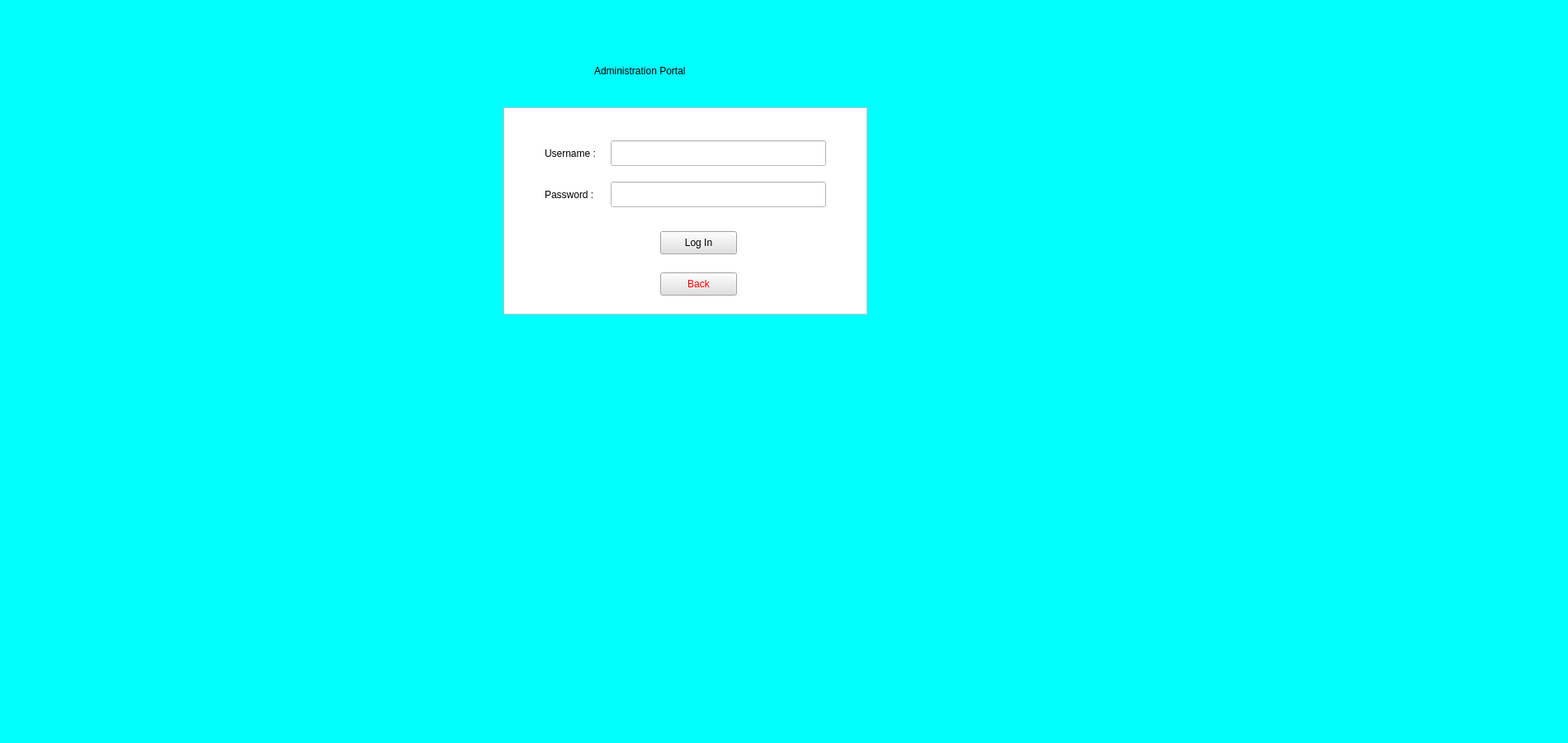
<?xml version="1.0" encoding="UTF-8"?>
<ui version="4.0">
 <class>UMS</class>
 <widget class="QMainWindow" name="UMS">
  <property name="enabled">
   <bool>true</bool>
  </property>
  <property name="geometry">
   <rect>
    <x>0</x>
    <y>0</y>
    <width>1900</width>
    <height>900</height>
   </rect>
  </property>
  <property name="windowTitle">
   <string>UMS</string>
  </property>
  <widget class="QWidget" name="centralwidget">
   <property name="maximumSize">
    <size>
     <width>16777215</width>
     <height>900</height>
    </size>
   </property>
   <property name="styleSheet">
    <string notr="true"/>
   </property>
   <widget class="QStackedWidget" name="stackedWidget">
    <property name="geometry">
     <rect>
      <x>0</x>
      <y>0</y>
      <width>1900</width>
      <height>900</height>
     </rect>
    </property>
    <property name="styleSheet">
     <string notr="true">background-color: rgb(0, 255, 255);</string>
    </property>
    <property name="currentIndex">
     <number>1</number>
    </property>
    <widget class="QWidget" name="page">
     <widget class="QLabel" name="label">
      <property name="geometry">
       <rect>
        <x>550</x>
        <y>80</y>
        <width>651</width>
        <height>81</height>
       </rect>
      </property>
      <property name="styleSheet">
       <string notr="true">font: 18pt &quot;Centaur&quot;;</string>
      </property>
      <property name="text">
       <string>Shanto Mariam University of Creative Technology </string>
      </property>
     </widget>
     <widget class="QPushButton" name="pushButton">
      <property name="geometry">
       <rect>
        <x>670</x>
        <y>230</y>
        <width>191</width>
        <height>41</height>
       </rect>
      </property>
      <property name="styleSheet">
       <string notr="true">color: rgb(0, 85, 255);
background-color: rgb(225, 225, 225);</string>
      </property>
      <property name="text">
       <string>Administration Log In</string>
      </property>
     </widget>
     <widget class="QPushButton" name="pushButton_2">
      <property name="geometry">
       <rect>
        <x>670</x>
        <y>310</y>
        <width>191</width>
        <height>41</height>
       </rect>
      </property>
      <property name="styleSheet">
       <string notr="true">color: rgb(0, 85, 255);
background-color: rgb(225, 225, 225);</string>
      </property>
      <property name="text">
       <string>Student Log In</string>
      </property>
     </widget>
     <widget class="QPushButton" name="pushButton_3">
      <property name="geometry">
       <rect>
        <x>670</x>
        <y>380</y>
        <width>191</width>
        <height>41</height>
       </rect>
      </property>
      <property name="styleSheet">
       <string notr="true">color: rgb(255, 0, 0);
background-color: rgb(225, 225, 225);</string>
      </property>
      <property name="text">
       <string>Exit</string>
      </property>
     </widget>
     <widget class="QGraphicsView" name="graphicsView">
      <property name="geometry">
       <rect>
        <x>610</x>
        <y>190</y>
        <width>301</width>
        <height>341</height>
       </rect>
      </property>
      <property name="styleSheet">
       <string notr="true">background-color: rgb(255, 255, 255);</string>
      </property>
     </widget>
     <zorder>graphicsView</zorder>
     <zorder>label</zorder>
     <zorder>pushButton</zorder>
     <zorder>pushButton_2</zorder>
     <zorder>pushButton_3</zorder>
    </widget>
    <widget class="QWidget" name="page_2">
     <widget class="QLabel" name="label_2">
      <property name="geometry">
       <rect>
        <x>720</x>
        <y>50</y>
        <width>281</width>
        <height>71</height>
       </rect>
      </property>
      <property name="styleSheet">
       <string notr="true">font: 75 18pt &quot;MS Shell Dlg 2&quot;;</string>
      </property>
      <property name="text">
       <string>Administration Portal</string>
      </property>
     </widget>
     <widget class="QLineEdit" name="lineEdit">
      <property name="geometry">
       <rect>
        <x>740</x>
        <y>170</y>
        <width>261</width>
        <height>31</height>
       </rect>
      </property>
      <property name="whatsThis">
       <string>&lt;html&gt;&lt;head/&gt;&lt;body&gt;&lt;p&gt;Enter User name&lt;/p&gt;&lt;/body&gt;&lt;/html&gt;</string>
      </property>
      <property name="styleSheet">
       <string notr="true">background-color: rgb(255, 255, 255);</string>
      </property>
      <property name="text">
       <string/>
      </property>
     </widget>
     <widget class="QLabel" name="label_3">
      <property name="geometry">
       <rect>
        <x>660</x>
        <y>150</y>
        <width>81</width>
        <height>71</height>
       </rect>
      </property>
      <property name="styleSheet">
       <string notr="true">font: 75 8pt &quot;MS Shell Dlg 2&quot;;
background-color: rgb(255, 255, 255);</string>
      </property>
      <property name="text">
       <string>Username :</string>
      </property>
     </widget>
     <widget class="QGraphicsView" name="graphicsView_2">
      <property name="geometry">
       <rect>
        <x>610</x>
        <y>130</y>
        <width>441</width>
        <height>251</height>
       </rect>
      </property>
      <property name="styleSheet">
       <string notr="true">background-color: rgb(255, 255, 255);</string>
      </property>
     </widget>
     <widget class="QLabel" name="label_4">
      <property name="geometry">
       <rect>
        <x>660</x>
        <y>200</y>
        <width>81</width>
        <height>71</height>
       </rect>
      </property>
      <property name="styleSheet">
       <string notr="true">font: 75 8pt &quot;MS Shell Dlg 2&quot;;
background-color: rgb(255, 255, 255);</string>
      </property>
      <property name="text">
       <string>Password : </string>
      </property>
     </widget>
     <widget class="QLineEdit" name="lineEdit_2">
      <property name="geometry">
       <rect>
        <x>740</x>
        <y>220</y>
        <width>261</width>
        <height>31</height>
       </rect>
      </property>
      <property name="styleSheet">
       <string notr="true">background-color: rgb(255, 255, 255);</string>
      </property>
      <property name="text">
       <string/>
      </property>
     </widget>
     <widget class="QPushButton" name="pushButton_4">
      <property name="geometry">
       <rect>
        <x>800</x>
        <y>280</y>
        <width>93</width>
        <height>28</height>
       </rect>
      </property>
      <property name="styleSheet">
       <string notr="true">background-color: rgb(225, 225, 225);</string>
      </property>
      <property name="text">
       <string>Log In</string>
      </property>
     </widget>
     <widget class="QPushButton" name="pushButton_7">
      <property name="geometry">
       <rect>
        <x>800</x>
        <y>330</y>
        <width>93</width>
        <height>28</height>
       </rect>
      </property>
      <property name="styleSheet">
       <string notr="true">color: rgb(255, 0, 0);
background-color: rgb(225, 225, 225);</string>
      </property>
      <property name="text">
       <string>Back</string>
      </property>
     </widget>
     <zorder>graphicsView_2</zorder>
     <zorder>label_2</zorder>
     <zorder>label_3</zorder>
     <zorder>lineEdit</zorder>
     <zorder>label_4</zorder>
     <zorder>lineEdit_2</zorder>
     <zorder>pushButton_4</zorder>
     <zorder>pushButton_7</zorder>
    </widget>
    <widget class="QWidget" name="page_3">
     <widget class="QLabel" name="label_5">
      <property name="geometry">
       <rect>
        <x>450</x>
        <y>30</y>
        <width>281</width>
        <height>71</height>
       </rect>
      </property>
      <property name="styleSheet">
       <string notr="true">font: 75 18pt &quot;MS Shell Dlg 2&quot;;</string>
      </property>
      <property name="text">
       <string>Student Portal</string>
      </property>
     </widget>
     <widget class="QGraphicsView" name="graphicsView_3">
      <property name="geometry">
       <rect>
        <x>340</x>
        <y>120</y>
        <width>441</width>
        <height>251</height>
       </rect>
      </property>
      <property name="styleSheet">
       <string notr="true">background-color: rgb(255, 255, 255);</string>
      </property>
     </widget>
     <widget class="QLineEdit" name="lineEdit_3">
      <property name="geometry">
       <rect>
        <x>480</x>
        <y>170</y>
        <width>261</width>
        <height>31</height>
       </rect>
      </property>
      <property name="styleSheet">
       <string notr="true">background-color: rgb(255, 255, 255);</string>
      </property>
      <property name="text">
       <string/>
      </property>
     </widget>
     <widget class="QLabel" name="label_6">
      <property name="geometry">
       <rect>
        <x>390</x>
        <y>150</y>
        <width>81</width>
        <height>71</height>
       </rect>
      </property>
      <property name="styleSheet">
       <string notr="true">font: 75 8pt &quot;MS Shell Dlg 2&quot;;
background-color: rgb(255, 255, 255);</string>
      </property>
      <property name="text">
       <string>Username :</string>
      </property>
     </widget>
     <widget class="QLabel" name="label_7">
      <property name="geometry">
       <rect>
        <x>390</x>
        <y>210</y>
        <width>81</width>
        <height>71</height>
       </rect>
      </property>
      <property name="styleSheet">
       <string notr="true">font: 75 8pt &quot;MS Shell Dlg 2&quot;;
background-color: rgb(255, 255, 255);</string>
      </property>
      <property name="text">
       <string>Password : </string>
      </property>
     </widget>
     <widget class="QLineEdit" name="lineEdit_4">
      <property name="geometry">
       <rect>
        <x>480</x>
        <y>230</y>
        <width>261</width>
        <height>31</height>
       </rect>
      </property>
      <property name="styleSheet">
       <string notr="true">background-color: rgb(255, 255, 255);</string>
      </property>
      <property name="text">
       <string/>
      </property>
     </widget>
     <widget class="QPushButton" name="pushButton_5">
      <property name="geometry">
       <rect>
        <x>530</x>
        <y>290</y>
        <width>93</width>
        <height>28</height>
       </rect>
      </property>
      <property name="styleSheet">
       <string notr="true">background-color: rgb(225, 225, 225);</string>
      </property>
      <property name="text">
       <string>Log In</string>
      </property>
     </widget>
     <widget class="QPushButton" name="pushButton_6">
      <property name="geometry">
       <rect>
        <x>530</x>
        <y>330</y>
        <width>93</width>
        <height>28</height>
       </rect>
      </property>
      <property name="styleSheet">
       <string notr="true">color: rgb(255, 0, 0);
background-color: rgb(225, 225, 225);</string>
      </property>
      <property name="text">
       <string>Back</string>
      </property>
     </widget>
    </widget>
    <widget class="QWidget" name="page_4">
     <widget class="QLabel" name="label_8">
      <property name="geometry">
       <rect>
        <x>550</x>
        <y>-20</y>
        <width>401</width>
        <height>211</height>
       </rect>
      </property>
      <property name="styleSheet">
       <string notr="true">font: 48pt &quot;MS Shell Dlg 2&quot;;</string>
      </property>
      <property name="text">
       <string>Admin Panel</string>
      </property>
     </widget>
     <widget class="QPushButton" name="AddStudent">
      <property name="geometry">
       <rect>
        <x>0</x>
        <y>750</y>
        <width>151</width>
        <height>141</height>
       </rect>
      </property>
      <property name="text">
       <string>Add Button</string>
      </property>
     </widget>
     <widget class="QPushButton" name="pushButton_13">
      <property name="geometry">
       <rect>
        <x>0</x>
        <y>590</y>
        <width>151</width>
        <height>141</height>
       </rect>
      </property>
      <property name="text">
       <string/>
      </property>
     </widget>
     <widget class="Line" name="line_7">
      <property name="geometry">
       <rect>
        <x>0</x>
        <y>420</y>
        <width>161</width>
        <height>16</height>
       </rect>
      </property>
      <property name="orientation">
       <enum>Qt::Horizontal</enum>
      </property>
     </widget>
     <widget class="QPushButton" name="pushButton_14">
      <property name="geometry">
       <rect>
        <x>0</x>
        <y>280</y>
        <width>151</width>
        <height>141</height>
       </rect>
      </property>
      <property name="text">
       <string/>
      </property>
     </widget>
     <widget class="Line" name="line_8">
      <property name="geometry">
       <rect>
        <x>150</x>
        <y>130</y>
        <width>21</width>
        <height>771</height>
       </rect>
      </property>
      <property name="orientation">
       <enum>Qt::Vertical</enum>
      </property>
     </widget>
     <widget class="Line" name="line_9">
      <property name="geometry">
       <rect>
        <x>0</x>
        <y>120</y>
        <width>1901</width>
        <height>16</height>
       </rect>
      </property>
      <property name="orientation">
       <enum>Qt::Horizontal</enum>
      </property>
     </widget>
     <widget class="Line" name="line_10">
      <property name="geometry">
       <rect>
        <x>0</x>
        <y>270</y>
        <width>161</width>
        <height>16</height>
       </rect>
      </property>
      <property name="orientation">
       <enum>Qt::Horizontal</enum>
      </property>
     </widget>
     <widget class="Line" name="line_11">
      <property name="geometry">
       <rect>
        <x>0</x>
        <y>730</y>
        <width>161</width>
        <height>16</height>
       </rect>
      </property>
      <property name="orientation">
       <enum>Qt::Horizontal</enum>
      </property>
     </widget>
     <widget class="QPushButton" name="pushButton_16">
      <property name="geometry">
       <rect>
        <x>0</x>
        <y>130</y>
        <width>151</width>
        <height>141</height>
       </rect>
      </property>
      <property name="text">
       <string>DashBoard</string>
      </property>
     </widget>
     <widget class="Line" name="line_12">
      <property name="geometry">
       <rect>
        <x>0</x>
        <y>570</y>
        <width>161</width>
        <height>16</height>
       </rect>
      </property>
      <property name="orientation">
       <enum>Qt::Horizontal</enum>
      </property>
     </widget>
     <widget class="QPushButton" name="pushButton_17">
      <property name="geometry">
       <rect>
        <x>0</x>
        <y>430</y>
        <width>151</width>
        <height>141</height>
       </rect>
      </property>
      <property name="text">
       <string/>
      </property>
     </widget>
     <zorder>label_8</zorder>
     <zorder>AddStudent</zorder>
     <zorder>pushButton_14</zorder>
     <zorder>pushButton_17</zorder>
     <zorder>pushButton_16</zorder>
     <zorder>line_9</zorder>
     <zorder>pushButton_13</zorder>
     <zorder>line_8</zorder>
     <zorder>line_10</zorder>
     <zorder>line_7</zorder>
     <zorder>line_12</zorder>
     <zorder>line_11</zorder>
    </widget>
    <widget class="QWidget" name="page_5">
     <widget class="QLabel" name="label_9">
      <property name="geometry">
       <rect>
        <x>500</x>
        <y>-20</y>
        <width>441</width>
        <height>211</height>
       </rect>
      </property>
      <property name="styleSheet">
       <string notr="true">font: 48pt &quot;MS Shell Dlg 2&quot;;</string>
      </property>
      <property name="text">
       <string>Student Panel</string>
      </property>
     </widget>
     <widget class="Line" name="line">
      <property name="geometry">
       <rect>
        <x>0</x>
        <y>120</y>
        <width>1901</width>
        <height>16</height>
       </rect>
      </property>
      <property name="orientation">
       <enum>Qt::Horizontal</enum>
      </property>
     </widget>
     <widget class="Line" name="line_2">
      <property name="geometry">
       <rect>
        <x>150</x>
        <y>130</y>
        <width>21</width>
        <height>771</height>
       </rect>
      </property>
      <property name="orientation">
       <enum>Qt::Vertical</enum>
      </property>
     </widget>
     <widget class="Line" name="line_3">
      <property name="geometry">
       <rect>
        <x>0</x>
        <y>280</y>
        <width>151</width>
        <height>16</height>
       </rect>
      </property>
      <property name="orientation">
       <enum>Qt::Horizontal</enum>
      </property>
     </widget>
     <widget class="Line" name="line_4">
      <property name="geometry">
       <rect>
        <x>0</x>
        <y>440</y>
        <width>151</width>
        <height>16</height>
       </rect>
      </property>
      <property name="orientation">
       <enum>Qt::Horizontal</enum>
      </property>
     </widget>
     <widget class="QPushButton" name="pushButton_8">
      <property name="geometry">
       <rect>
        <x>0</x>
        <y>140</y>
        <width>151</width>
        <height>141</height>
       </rect>
      </property>
      <property name="text">
       <string/>
      </property>
     </widget>
     <widget class="QPushButton" name="pushButton_9">
      <property name="geometry">
       <rect>
        <x>0</x>
        <y>300</y>
        <width>151</width>
        <height>141</height>
       </rect>
      </property>
      <property name="text">
       <string/>
      </property>
     </widget>
     <widget class="QPushButton" name="pushButton_10">
      <property name="geometry">
       <rect>
        <x>0</x>
        <y>450</y>
        <width>151</width>
        <height>141</height>
       </rect>
      </property>
      <property name="text">
       <string/>
      </property>
     </widget>
     <widget class="QPushButton" name="pushButton_11">
      <property name="geometry">
       <rect>
        <x>0</x>
        <y>600</y>
        <width>151</width>
        <height>141</height>
       </rect>
      </property>
      <property name="text">
       <string/>
      </property>
     </widget>
     <widget class="Line" name="line_5">
      <property name="geometry">
       <rect>
        <x>0</x>
        <y>590</y>
        <width>151</width>
        <height>16</height>
       </rect>
      </property>
      <property name="orientation">
       <enum>Qt::Horizontal</enum>
      </property>
     </widget>
     <widget class="QPushButton" name="pushButton_12">
      <property name="geometry">
       <rect>
        <x>0</x>
        <y>750</y>
        <width>151</width>
        <height>141</height>
       </rect>
      </property>
      <property name="text">
       <string/>
      </property>
     </widget>
     <widget class="Line" name="line_6">
      <property name="geometry">
       <rect>
        <x>0</x>
        <y>740</y>
        <width>151</width>
        <height>16</height>
       </rect>
      </property>
      <property name="orientation">
       <enum>Qt::Horizontal</enum>
      </property>
     </widget>
    </widget>
   </widget>
  </widget>
 </widget>
 <resources/>
 <connections/>
</ui>
